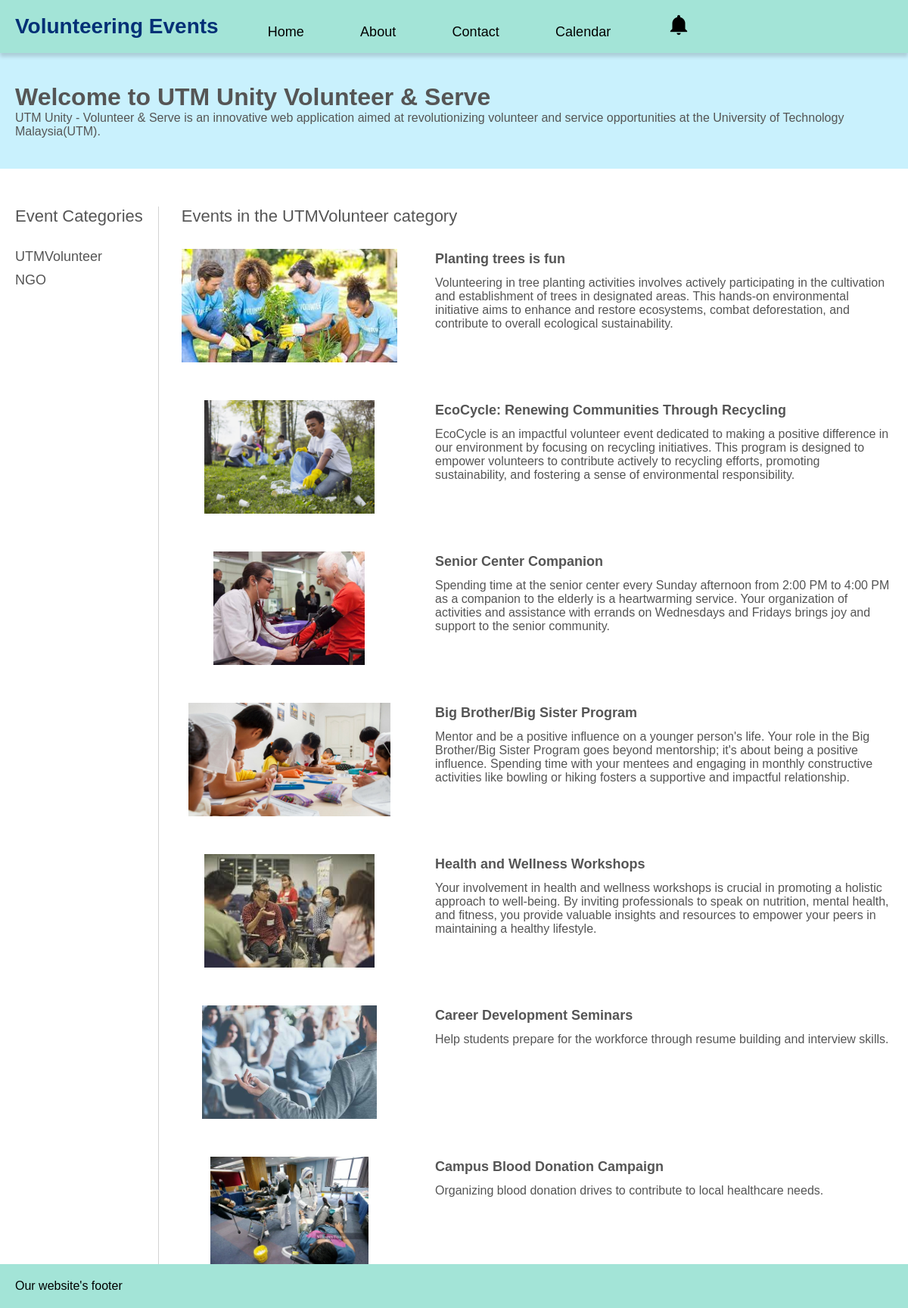
Screenshot of /category.php?category=UTMVolunteer with the database file from the repository.
### tables this page shows
CREATE TABLE `events_2` (
  `id` int(11) NOT NULL,
  `image` varchar(255) NOT NULL,
  `title` varchar(255) NOT NULL,
  `description` text NOT NULL,
  `details` text NOT NULL,
  `category` varchar(100) NOT NULL,
  `meta_description` varchar(255) NOT NULL,
  `meta_keywords` varchar(255) NOT NULL
);

### php/functions.php (called while the page is built, shortened)
<?php
	function dbConnect(){
		$mysqli = new mysqli(SERVER, USERNAME, PASSWORD, DATABASE);
		IF($mysqli->connect_errno != 0){
			return FALSE;
		}else{
			return $mysqli;
		}
	}
	function getCategories(){
		$mysqli = dbConnect();
		$result = $mysqli->query("SELECT DISTINCT category FROM events_2");
		while($row = $result->fetch_assoc()){
			$categories[] = $row;
		}
		return $categories;
	}
	function getEventsByCategory($category){
		$mysqli = dbConnect();
		$stmt = $mysqli->prepare("SELECT * FROM events_2 WHERE category = ?");
		$stmt->bind_param("s", $category);
		$stmt->execute();
		$result = $stmt->get_result();
		$data = $result->fetch_all(MYSQLI_ASSOC);
		return $data;
	}

### category.php (the view, shortened to what this page needs)
<?php require "php/functions.php" ?>
<?php
	if(isset($_GET['category'])){
		$cat = urldecode($_GET['category']);
	}
?>
<!DOCTYPE html>
<html lang="en">
<head>
	<link rel="stylesheet" href="styles.css">
</head>
<body>
	<?php include "nav.php" ?>
	<?php include "header.php" ?>
	<main>
		<div class="left">
			<div class="section-title">Event Categories</div>
			<?php $categories = getCategories() ?>
			<?php
				foreach($categories as $category){
			?>
				<a href="category.php?category=<?php echo urlencode($category['category']) ?>">
					<?php echo ucfirst($category['category']) ?>
				</a>
			<?php
				}
			?>
		</div>
		<div class="right">
			<div class="section-title">Events in the <?php echo ucfirst($cat) ?> category</div>
			<?php $events = getEventsByCategory($cat) ?>
			<div class="activities">
				<?php
					foreach($events as $event){
				?>
					<div class="activities-left">
						<img src="<?php echo "events/{$event['image']}" ?>" alt="">
					</div>
					<div class="activities-right">
						<p class="title">
							<a href="event.php?title=<?php echo $event['title'] ?>">
								<?php echo $event['title'] ?>
							</a>
						</p>
						<p class="description">
							<?php echo $event['description'] ?>
						</p>
					</div>
				<?php
					}
				?>
			</div>
		</div>
	</main>
	<?php include "footer.php" ?>
</body>
</html>

### nav.php
<nav>
		<div class="volunteer">Volunteering Events</div>
		<div class="links">
			<a data-active="index" href="index1.php">Home</a>
			<a data-active="about" href="about.php">About</a>
			<a data-active="contact" href="contact.php">Contact</a>
			<a data-active="calendar" href="dynamic-full-calendar.php">Calendar</a>
			<a data-active="notification" href="notification.php">
				<img src="noti.png" alt="Notification Image" width="30" height="30">
			</a>
		</div>
</nav>

### header.php
<header>
		<h1>Welcome to UTM Unity Volunteer & Serve</h1>
		<p class"sub-title">
			UTM Unity - Volunteer & Serve is an innovative web application aimed at revolutionizing
			volunteer and service opportunities at the University of Technology Malaysia(UTM).
		</p>
</header>

### footer.php
<footer>
		Our website's footer
</footer>

### styles.css (style rules this page uses)
* { margin: 0; padding: 0; box-sizing: border-box; }
body { font-family: sans-serif; min-height: 100%; color: #555; }
nav { display: grid; grid-template-columns: auto 1fr; align-items: center; grid-column-gap: 30px; grid-template-rows: 70px; box-shadow: 0 5px 5px rgba(0,0,0,0.15); position: sticky; top: 0; background-color: #a3e4d7 ; padding-left: 20px; padding-right: 20px; }
nav .volunteer { font-size: 28px; font-weight: bold; color: #033076; }
nav a { text-decoration: none; display: inline-block; padding: 10px 35px; transition: background-color 0.3s, color 0.3s; color: black; font-size: 18px; }
header { padding: 40px 20px; background-color: #c9f1fd; }
main { padding: 20px; display: grid; grid-template-columns: auto 1fr; grid-column-gap: 30px; margin-top: 30px; margin-bottom: 30px; }
main .section-title { font-size: 22px; margin-bottom: 30px; }
main .left { border-right: thin solid #d4d4d4; padding-right: 20px; }
main .left a { display: block; text-decoration: none; color: #555; font-size: 18px; margin-bottom: 10px; }
main .right .activities { display: grid; grid-template-columns: auto 1fr; grid-column-gap: 50px; grid-row-gap: 50px; }
main .right .activities-left img { height: 150px; display: block; margin: 0 auto; }
main .right .title a { font-weight: bold; font-size: 18px; text-decoration: none; color: #555; line-height: 26px; }
main .right .description { margin-top: 10px; }
footer { background-color: #a3e4d7; padding: 20px; width: 100%; color: black; }

### category.php (style rules this page uses)
footer { position: fixed; bottom: 0; }

### rows the page displays
events_2: image (picture), title "Planting trees is fun", description "Volunteering in tree planting activities involves actively participating in the cultivation and establishment of trees in designated areas. This hands-on environmental initiative aims to enhance and restore ecosystems, combat deforestation, and contribute to overall ecological sustainability."
events_2: image (picture), title "EcoCycle: Renewing Communities Through Recycling", description "EcoCycle is an impactful volunteer event dedicated to making a positive difference in our environment by focusing on recycling initiatives. This program is designed to empower volunteers to contribute actively to recycling efforts, promoting sustainability, and fostering a sense of environmental responsibility."
events_2: image (picture), title "Senior Center Companion", description "Spending time at the senior center every Sunday afternoon from 2:00 PM to 4:00 PM as a companion to the elderly is a heartwarming service. Your organization of activities and assistance with errands on Wednesdays and Fridays brings joy and support to the senior community."
events_2: image (picture), title "Big Brother/Big Sister Program", description "Mentor and be a positive influence on a younger person's life. Your role in the Big Brother/Big Sister Program goes beyond mentorship; it's about being a positive influence. Spending time with your mentees and engaging in monthly constructive activities like bowling or hiking fosters a supportive and impactful relationship."
events_2: image (picture), title "Health and Wellness Workshops", description "Your involvement in health and wellness workshops is crucial in promoting a holistic approach to well-being. By inviting professionals to speak on nutrition, mental health, and fitness, you provide valuable insights and resources to empower your peers in maintaining a healthy lifestyle."
events_2: image (picture), title "Career Development Seminars", description "Help students prepare for the workforce through resume building and interview skills."
events_2: image (picture), title "Campus Blood Donation Campaign", description "Organizing blood donation drives to contribute to local healthcare needs."

### other values shown
$category['category'] "UTMVolunteer"
$category['category'] "NGO"
$cat "UTMVolunteer"
